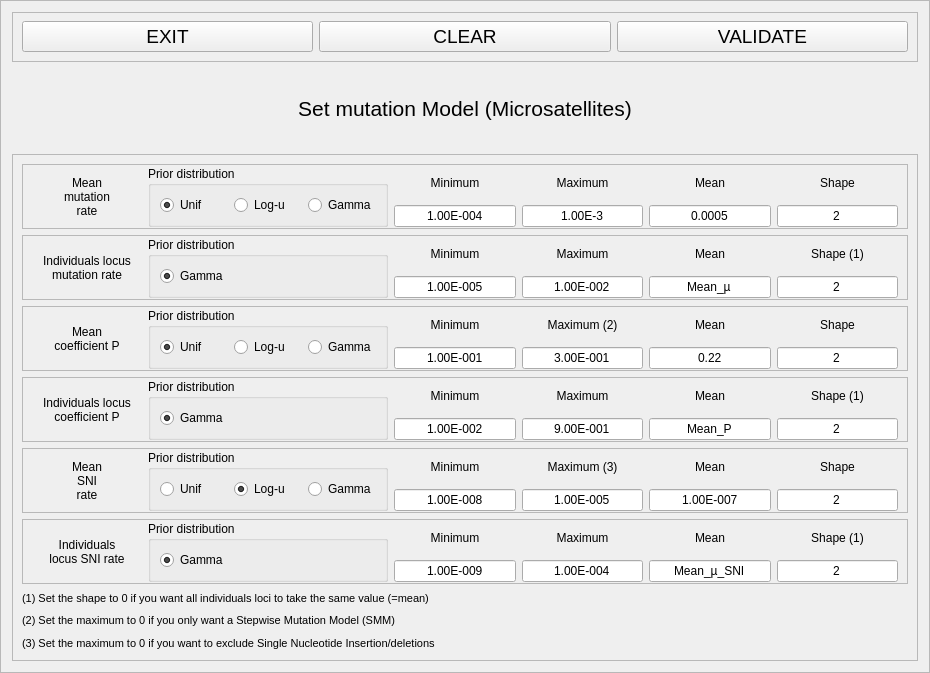
<?xml version="1.0" encoding="UTF-8"?>
<ui version="4.0">
 <class>Frame</class>
 <widget class="QFrame" name="Frame">
  <property name="geometry">
   <rect>
    <x>0</x>
    <y>0</y>
    <width>930</width>
    <height>673</height>
   </rect>
  </property>
  <property name="windowTitle">
   <string>Frame</string>
  </property>
  <property name="frameShape">
   <enum>QFrame::StyledPanel</enum>
  </property>
  <property name="frameShadow">
   <enum>QFrame::Raised</enum>
  </property>
  <layout class="QVBoxLayout" name="verticalLayout_6">
   <item>
    <widget class="QFrame" name="frame_6">
     <property name="minimumSize">
      <size>
       <width>0</width>
       <height>50</height>
      </size>
     </property>
     <property name="maximumSize">
      <size>
       <width>16777215</width>
       <height>50</height>
      </size>
     </property>
     <property name="frameShape">
      <enum>QFrame::StyledPanel</enum>
     </property>
     <property name="frameShadow">
      <enum>QFrame::Raised</enum>
     </property>
     <layout class="QHBoxLayout" name="horizontalLayout_9">
      <property name="topMargin">
       <number>1</number>
      </property>
      <property name="bottomMargin">
       <number>1</number>
      </property>
      <item>
       <widget class="QPushButton" name="exitButton">
        <property name="font">
         <font>
          <pointsize>14</pointsize>
         </font>
        </property>
        <property name="toolTip">
         <string>Leave this screen without loosing any change</string>
        </property>
        <property name="text">
         <string>EXIT</string>
        </property>
        <property name="shortcut">
         <string>Alt+E</string>
        </property>
       </widget>
      </item>
      <item>
       <widget class="QPushButton" name="clearButton">
        <property name="font">
         <font>
          <pointsize>14</pointsize>
         </font>
        </property>
        <property name="toolTip">
         <string>Clear all data related to this historical model</string>
        </property>
        <property name="text">
         <string>CLEAR</string>
        </property>
        <property name="shortcut">
         <string>Alt+C</string>
        </property>
       </widget>
      </item>
      <item>
       <widget class="QPushButton" name="okButton">
        <property name="font">
         <font>
          <pointsize>14</pointsize>
         </font>
        </property>
        <property name="toolTip">
         <string>Test and save data (Alt+o)</string>
        </property>
        <property name="text">
         <string>VALIDATE</string>
        </property>
        <property name="shortcut">
         <string>Alt+V</string>
        </property>
       </widget>
      </item>
     </layout>
    </widget>
   </item>
   <item>
    <widget class="QLabel" name="setMutMsLabel">
     <property name="maximumSize">
      <size>
       <width>16777215</width>
       <height>80</height>
      </size>
     </property>
     <property name="font">
      <font>
       <pointsize>16</pointsize>
      </font>
     </property>
     <property name="text">
      <string>Set mutation Model (Microsatellites)</string>
     </property>
     <property name="alignment">
      <set>Qt::AlignCenter</set>
     </property>
    </widget>
   </item>
   <item>
    <widget class="QFrame" name="frame">
     <property name="frameShape">
      <enum>QFrame::StyledPanel</enum>
     </property>
     <property name="frameShadow">
      <enum>QFrame::Raised</enum>
     </property>
     <layout class="QVBoxLayout" name="verticalLayout_26">
      <item>
       <widget class="QFrame" name="frame_5">
        <property name="maximumSize">
         <size>
          <width>16777215</width>
          <height>100</height>
         </size>
        </property>
        <property name="frameShape">
         <enum>QFrame::StyledPanel</enum>
        </property>
        <property name="frameShadow">
         <enum>QFrame::Raised</enum>
        </property>
        <layout class="QHBoxLayout" name="horizontalLayout_7">
         <property name="topMargin">
          <number>1</number>
         </property>
         <property name="bottomMargin">
          <number>1</number>
         </property>
         <item>
          <widget class="QLabel" name="label_18">
           <property name="minimumSize">
            <size>
             <width>110</width>
             <height>0</height>
            </size>
           </property>
           <property name="maximumSize">
            <size>
             <width>110</width>
             <height>16777215</height>
            </size>
           </property>
           <property name="text">
            <string>Mean
mutation
rate</string>
           </property>
           <property name="alignment">
            <set>Qt::AlignCenter</set>
           </property>
          </widget>
         </item>
         <item>
          <widget class="QGroupBox" name="groupBox_4">
           <property name="minimumSize">
            <size>
             <width>240</width>
             <height>0</height>
            </size>
           </property>
           <property name="maximumSize">
            <size>
             <width>240</width>
             <height>16777215</height>
            </size>
           </property>
           <property name="title">
            <string>Prior distribution</string>
           </property>
           <layout class="QHBoxLayout" name="horizontalLayout_8">
            <item>
             <widget class="QRadioButton" name="mmrUnifRadio">
              <property name="text">
               <string>Unif</string>
              </property>
              <property name="checked">
               <bool>true</bool>
              </property>
             </widget>
            </item>
            <item>
             <widget class="QRadioButton" name="mmrLogRadio">
              <property name="text">
               <string>Log-u</string>
              </property>
              <property name="checked">
               <bool>false</bool>
              </property>
             </widget>
            </item>
            <item>
             <widget class="QRadioButton" name="mmrGammaRadio">
              <property name="text">
               <string>Gamma</string>
              </property>
             </widget>
            </item>
           </layout>
          </widget>
         </item>
         <item>
          <layout class="QVBoxLayout" name="verticalLayout_14">
           <item>
            <widget class="QLabel" name="label_19">
             <property name="maximumSize">
              <size>
               <width>16777215</width>
               <height>16777215</height>
              </size>
             </property>
             <property name="text">
              <string>Minimum</string>
             </property>
             <property name="alignment">
              <set>Qt::AlignCenter</set>
             </property>
            </widget>
           </item>
           <item>
            <widget class="QLineEdit" name="mmrMinEdit">
             <property name="maximumSize">
              <size>
               <width>16777215</width>
               <height>16777215</height>
              </size>
             </property>
             <property name="text">
              <string>1.00E-004</string>
             </property>
             <property name="alignment">
              <set>Qt::AlignCenter</set>
             </property>
            </widget>
           </item>
          </layout>
         </item>
         <item>
          <layout class="QVBoxLayout" name="verticalLayout_15">
           <item>
            <widget class="QLabel" name="label_20">
             <property name="maximumSize">
              <size>
               <width>16777215</width>
               <height>16777215</height>
              </size>
             </property>
             <property name="text">
              <string>Maximum</string>
             </property>
             <property name="alignment">
              <set>Qt::AlignCenter</set>
             </property>
            </widget>
           </item>
           <item>
            <widget class="QLineEdit" name="mmrMaxEdit">
             <property name="maximumSize">
              <size>
               <width>16777215</width>
               <height>16777215</height>
              </size>
             </property>
             <property name="text">
              <string>1.00E-3</string>
             </property>
             <property name="alignment">
              <set>Qt::AlignCenter</set>
             </property>
            </widget>
           </item>
          </layout>
         </item>
         <item>
          <layout class="QVBoxLayout" name="verticalLayout_16">
           <item>
            <widget class="QLabel" name="label_21">
             <property name="maximumSize">
              <size>
               <width>16777215</width>
               <height>16777215</height>
              </size>
             </property>
             <property name="text">
              <string>Mean</string>
             </property>
             <property name="alignment">
              <set>Qt::AlignCenter</set>
             </property>
            </widget>
           </item>
           <item>
            <widget class="QLineEdit" name="mmrMeanEdit">
             <property name="maximumSize">
              <size>
               <width>16777215</width>
               <height>16777215</height>
              </size>
             </property>
             <property name="text">
              <string>0.0005</string>
             </property>
             <property name="alignment">
              <set>Qt::AlignCenter</set>
             </property>
            </widget>
           </item>
          </layout>
         </item>
         <item>
          <layout class="QVBoxLayout" name="verticalLayout_17">
           <item>
            <widget class="QLabel" name="label_22">
             <property name="maximumSize">
              <size>
               <width>16777215</width>
               <height>16777215</height>
              </size>
             </property>
             <property name="text">
              <string>Shape</string>
             </property>
             <property name="alignment">
              <set>Qt::AlignCenter</set>
             </property>
            </widget>
           </item>
           <item>
            <widget class="QLineEdit" name="mmrShapeEdit">
             <property name="maximumSize">
              <size>
               <width>16777215</width>
               <height>16777215</height>
              </size>
             </property>
             <property name="text">
              <string>2</string>
             </property>
             <property name="alignment">
              <set>Qt::AlignCenter</set>
             </property>
            </widget>
           </item>
          </layout>
         </item>
        </layout>
       </widget>
      </item>
      <item>
       <widget class="QFrame" name="frame_4">
        <property name="maximumSize">
         <size>
          <width>16777215</width>
          <height>100</height>
         </size>
        </property>
        <property name="frameShape">
         <enum>QFrame::StyledPanel</enum>
        </property>
        <property name="frameShadow">
         <enum>QFrame::Raised</enum>
        </property>
        <layout class="QHBoxLayout" name="horizontalLayout_5">
         <property name="topMargin">
          <number>1</number>
         </property>
         <property name="bottomMargin">
          <number>1</number>
         </property>
         <item>
          <widget class="QLabel" name="label_13">
           <property name="minimumSize">
            <size>
             <width>110</width>
             <height>0</height>
            </size>
           </property>
           <property name="maximumSize">
            <size>
             <width>110</width>
             <height>16777215</height>
            </size>
           </property>
           <property name="text">
            <string>Individuals locus
mutation rate</string>
           </property>
           <property name="alignment">
            <set>Qt::AlignCenter</set>
           </property>
          </widget>
         </item>
         <item>
          <widget class="QGroupBox" name="groupBox_3">
           <property name="minimumSize">
            <size>
             <width>240</width>
             <height>0</height>
            </size>
           </property>
           <property name="maximumSize">
            <size>
             <width>240</width>
             <height>16777215</height>
            </size>
           </property>
           <property name="title">
            <string>Prior distribution</string>
           </property>
           <layout class="QHBoxLayout" name="horizontalLayout_6">
            <item>
             <widget class="QRadioButton" name="radioButton_9">
              <property name="text">
               <string>Gamma</string>
              </property>
              <property name="checked">
               <bool>true</bool>
              </property>
             </widget>
            </item>
           </layout>
          </widget>
         </item>
         <item>
          <layout class="QVBoxLayout" name="verticalLayout_10">
           <item>
            <widget class="QLabel" name="label_14">
             <property name="maximumSize">
              <size>
               <width>16777215</width>
               <height>16777215</height>
              </size>
             </property>
             <property name="text">
              <string>Minimum</string>
             </property>
             <property name="alignment">
              <set>Qt::AlignCenter</set>
             </property>
            </widget>
           </item>
           <item>
            <widget class="QLineEdit" name="ilmrMinEdit">
             <property name="maximumSize">
              <size>
               <width>16777215</width>
               <height>16777215</height>
              </size>
             </property>
             <property name="text">
              <string>1.00E-005</string>
             </property>
             <property name="alignment">
              <set>Qt::AlignCenter</set>
             </property>
            </widget>
           </item>
          </layout>
         </item>
         <item>
          <layout class="QVBoxLayout" name="verticalLayout_11">
           <item>
            <widget class="QLabel" name="label_15">
             <property name="maximumSize">
              <size>
               <width>16777215</width>
               <height>16777215</height>
              </size>
             </property>
             <property name="text">
              <string>Maximum</string>
             </property>
             <property name="alignment">
              <set>Qt::AlignCenter</set>
             </property>
            </widget>
           </item>
           <item>
            <widget class="QLineEdit" name="ilmrMaxEdit">
             <property name="maximumSize">
              <size>
               <width>16777215</width>
               <height>16777215</height>
              </size>
             </property>
             <property name="text">
              <string>1.00E-002</string>
             </property>
             <property name="alignment">
              <set>Qt::AlignCenter</set>
             </property>
            </widget>
           </item>
          </layout>
         </item>
         <item>
          <layout class="QVBoxLayout" name="verticalLayout_12">
           <item>
            <widget class="QLabel" name="label_16">
             <property name="maximumSize">
              <size>
               <width>16777215</width>
               <height>16777215</height>
              </size>
             </property>
             <property name="text">
              <string>Mean</string>
             </property>
             <property name="alignment">
              <set>Qt::AlignCenter</set>
             </property>
            </widget>
           </item>
           <item>
            <widget class="QLineEdit" name="ilmrMeanEdit">
             <property name="maximumSize">
              <size>
               <width>16777215</width>
               <height>16777215</height>
              </size>
             </property>
             <property name="text">
              <string>Mean_µ</string>
             </property>
             <property name="alignment">
              <set>Qt::AlignCenter</set>
             </property>
             <property name="readOnly">
              <bool>true</bool>
             </property>
            </widget>
           </item>
          </layout>
         </item>
         <item>
          <layout class="QVBoxLayout" name="verticalLayout_13">
           <item>
            <widget class="QLabel" name="label_17">
             <property name="maximumSize">
              <size>
               <width>16777215</width>
               <height>16777215</height>
              </size>
             </property>
             <property name="text">
              <string>Shape (1)</string>
             </property>
             <property name="alignment">
              <set>Qt::AlignCenter</set>
             </property>
            </widget>
           </item>
           <item>
            <widget class="QLineEdit" name="ilmrShapeEdit">
             <property name="maximumSize">
              <size>
               <width>16777215</width>
               <height>16777215</height>
              </size>
             </property>
             <property name="text">
              <string>2</string>
             </property>
             <property name="alignment">
              <set>Qt::AlignCenter</set>
             </property>
            </widget>
           </item>
          </layout>
         </item>
        </layout>
       </widget>
      </item>
      <item>
       <widget class="QFrame" name="frame_2">
        <property name="maximumSize">
         <size>
          <width>16777215</width>
          <height>100</height>
         </size>
        </property>
        <property name="frameShape">
         <enum>QFrame::StyledPanel</enum>
        </property>
        <property name="frameShadow">
         <enum>QFrame::Raised</enum>
        </property>
        <layout class="QHBoxLayout" name="horizontalLayout_2">
         <property name="topMargin">
          <number>1</number>
         </property>
         <property name="bottomMargin">
          <number>1</number>
         </property>
         <item>
          <widget class="QLabel" name="label_3">
           <property name="minimumSize">
            <size>
             <width>110</width>
             <height>0</height>
            </size>
           </property>
           <property name="maximumSize">
            <size>
             <width>110</width>
             <height>16777215</height>
            </size>
           </property>
           <property name="text">
            <string>Mean
coefficient P</string>
           </property>
           <property name="alignment">
            <set>Qt::AlignCenter</set>
           </property>
          </widget>
         </item>
         <item>
          <widget class="QGroupBox" name="groupBox">
           <property name="minimumSize">
            <size>
             <width>240</width>
             <height>0</height>
            </size>
           </property>
           <property name="maximumSize">
            <size>
             <width>240</width>
             <height>16777215</height>
            </size>
           </property>
           <property name="title">
            <string>Prior distribution</string>
           </property>
           <layout class="QHBoxLayout" name="horizontalLayout">
            <item>
             <widget class="QRadioButton" name="mcpUnifRadio">
              <property name="text">
               <string>Unif</string>
              </property>
              <property name="checked">
               <bool>true</bool>
              </property>
             </widget>
            </item>
            <item>
             <widget class="QRadioButton" name="mcpLogRadio">
              <property name="text">
               <string>Log-u</string>
              </property>
             </widget>
            </item>
            <item>
             <widget class="QRadioButton" name="mcpGammaRadio">
              <property name="text">
               <string>Gamma</string>
              </property>
             </widget>
            </item>
           </layout>
          </widget>
         </item>
         <item>
          <layout class="QVBoxLayout" name="verticalLayout">
           <item>
            <widget class="QLabel" name="label_4">
             <property name="maximumSize">
              <size>
               <width>16777215</width>
               <height>16777215</height>
              </size>
             </property>
             <property name="text">
              <string>Minimum</string>
             </property>
             <property name="alignment">
              <set>Qt::AlignCenter</set>
             </property>
            </widget>
           </item>
           <item>
            <widget class="QLineEdit" name="mcpMinEdit">
             <property name="maximumSize">
              <size>
               <width>16777215</width>
               <height>16777215</height>
              </size>
             </property>
             <property name="text">
              <string>1.00E-001</string>
             </property>
             <property name="alignment">
              <set>Qt::AlignCenter</set>
             </property>
            </widget>
           </item>
          </layout>
         </item>
         <item>
          <layout class="QVBoxLayout" name="verticalLayout_2">
           <item>
            <widget class="QLabel" name="label_5">
             <property name="maximumSize">
              <size>
               <width>16777215</width>
               <height>16777215</height>
              </size>
             </property>
             <property name="text">
              <string>Maximum (2)</string>
             </property>
             <property name="alignment">
              <set>Qt::AlignCenter</set>
             </property>
            </widget>
           </item>
           <item>
            <widget class="QLineEdit" name="mcpMaxEdit">
             <property name="maximumSize">
              <size>
               <width>16777215</width>
               <height>16777215</height>
              </size>
             </property>
             <property name="text">
              <string>3.00E-001</string>
             </property>
             <property name="alignment">
              <set>Qt::AlignCenter</set>
             </property>
            </widget>
           </item>
          </layout>
         </item>
         <item>
          <layout class="QVBoxLayout" name="verticalLayout_3">
           <item>
            <widget class="QLabel" name="label_7">
             <property name="maximumSize">
              <size>
               <width>16777215</width>
               <height>16777215</height>
              </size>
             </property>
             <property name="text">
              <string>Mean</string>
             </property>
             <property name="alignment">
              <set>Qt::AlignCenter</set>
             </property>
            </widget>
           </item>
           <item>
            <widget class="QLineEdit" name="mcpMeanEdit">
             <property name="maximumSize">
              <size>
               <width>16777215</width>
               <height>16777215</height>
              </size>
             </property>
             <property name="text">
              <string>0.22</string>
             </property>
             <property name="alignment">
              <set>Qt::AlignCenter</set>
             </property>
            </widget>
           </item>
          </layout>
         </item>
         <item>
          <layout class="QVBoxLayout" name="verticalLayout_4">
           <item>
            <widget class="QLabel" name="label_6">
             <property name="maximumSize">
              <size>
               <width>16777215</width>
               <height>16777215</height>
              </size>
             </property>
             <property name="text">
              <string>Shape</string>
             </property>
             <property name="alignment">
              <set>Qt::AlignCenter</set>
             </property>
            </widget>
           </item>
           <item>
            <widget class="QLineEdit" name="mcpShapeEdit">
             <property name="maximumSize">
              <size>
               <width>16777215</width>
               <height>16777215</height>
              </size>
             </property>
             <property name="text">
              <string>2</string>
             </property>
             <property name="alignment">
              <set>Qt::AlignCenter</set>
             </property>
            </widget>
           </item>
          </layout>
         </item>
        </layout>
       </widget>
      </item>
      <item>
       <widget class="QFrame" name="frame_3">
        <property name="maximumSize">
         <size>
          <width>16777215</width>
          <height>100</height>
         </size>
        </property>
        <property name="frameShape">
         <enum>QFrame::StyledPanel</enum>
        </property>
        <property name="frameShadow">
         <enum>QFrame::Raised</enum>
        </property>
        <layout class="QHBoxLayout" name="horizontalLayout_3">
         <property name="topMargin">
          <number>1</number>
         </property>
         <property name="bottomMargin">
          <number>1</number>
         </property>
         <item>
          <widget class="QLabel" name="label_8">
           <property name="minimumSize">
            <size>
             <width>110</width>
             <height>0</height>
            </size>
           </property>
           <property name="maximumSize">
            <size>
             <width>110</width>
             <height>16777215</height>
            </size>
           </property>
           <property name="text">
            <string>Individuals locus
coefficient P</string>
           </property>
           <property name="alignment">
            <set>Qt::AlignCenter</set>
           </property>
          </widget>
         </item>
         <item>
          <widget class="QGroupBox" name="groupBox_2">
           <property name="minimumSize">
            <size>
             <width>240</width>
             <height>0</height>
            </size>
           </property>
           <property name="maximumSize">
            <size>
             <width>240</width>
             <height>16777215</height>
            </size>
           </property>
           <property name="title">
            <string>Prior distribution</string>
           </property>
           <layout class="QHBoxLayout" name="horizontalLayout_4">
            <item>
             <widget class="QRadioButton" name="radioButton_6">
              <property name="text">
               <string>Gamma</string>
              </property>
              <property name="checked">
               <bool>true</bool>
              </property>
             </widget>
            </item>
           </layout>
          </widget>
         </item>
         <item>
          <layout class="QVBoxLayout" name="verticalLayout_5">
           <item>
            <widget class="QLabel" name="label_9">
             <property name="maximumSize">
              <size>
               <width>16777215</width>
               <height>16777215</height>
              </size>
             </property>
             <property name="text">
              <string>Minimum</string>
             </property>
             <property name="alignment">
              <set>Qt::AlignCenter</set>
             </property>
            </widget>
           </item>
           <item>
            <widget class="QLineEdit" name="ilcpMinEdit">
             <property name="maximumSize">
              <size>
               <width>16777215</width>
               <height>16777215</height>
              </size>
             </property>
             <property name="text">
              <string>1.00E-002</string>
             </property>
             <property name="alignment">
              <set>Qt::AlignCenter</set>
             </property>
            </widget>
           </item>
          </layout>
         </item>
         <item>
          <layout class="QVBoxLayout" name="verticalLayout_7">
           <item>
            <widget class="QLabel" name="label_10">
             <property name="maximumSize">
              <size>
               <width>16777215</width>
               <height>16777215</height>
              </size>
             </property>
             <property name="text">
              <string>Maximum</string>
             </property>
             <property name="alignment">
              <set>Qt::AlignCenter</set>
             </property>
            </widget>
           </item>
           <item>
            <widget class="QLineEdit" name="ilcpMaxEdit">
             <property name="maximumSize">
              <size>
               <width>16777215</width>
               <height>16777215</height>
              </size>
             </property>
             <property name="text">
              <string>9.00E-001</string>
             </property>
             <property name="alignment">
              <set>Qt::AlignCenter</set>
             </property>
            </widget>
           </item>
          </layout>
         </item>
         <item>
          <layout class="QVBoxLayout" name="verticalLayout_8">
           <item>
            <widget class="QLabel" name="label_11">
             <property name="maximumSize">
              <size>
               <width>16777215</width>
               <height>16777215</height>
              </size>
             </property>
             <property name="text">
              <string>Mean</string>
             </property>
             <property name="alignment">
              <set>Qt::AlignCenter</set>
             </property>
            </widget>
           </item>
           <item>
            <widget class="QLineEdit" name="ilcpMeanEdit">
             <property name="maximumSize">
              <size>
               <width>16777215</width>
               <height>16777215</height>
              </size>
             </property>
             <property name="text">
              <string>Mean_P</string>
             </property>
             <property name="alignment">
              <set>Qt::AlignCenter</set>
             </property>
            </widget>
           </item>
          </layout>
         </item>
         <item>
          <layout class="QVBoxLayout" name="verticalLayout_9">
           <item>
            <widget class="QLabel" name="label_12">
             <property name="maximumSize">
              <size>
               <width>16777215</width>
               <height>16777215</height>
              </size>
             </property>
             <property name="text">
              <string>Shape (1)</string>
             </property>
             <property name="alignment">
              <set>Qt::AlignCenter</set>
             </property>
            </widget>
           </item>
           <item>
            <widget class="QLineEdit" name="ilcpShapeEdit">
             <property name="maximumSize">
              <size>
               <width>16777215</width>
               <height>16777215</height>
              </size>
             </property>
             <property name="text">
              <string>2</string>
             </property>
             <property name="alignment">
              <set>Qt::AlignCenter</set>
             </property>
            </widget>
           </item>
          </layout>
         </item>
        </layout>
       </widget>
      </item>
      <item>
       <widget class="QFrame" name="frame_7">
        <property name="maximumSize">
         <size>
          <width>16777215</width>
          <height>100</height>
         </size>
        </property>
        <property name="frameShape">
         <enum>QFrame::StyledPanel</enum>
        </property>
        <property name="frameShadow">
         <enum>QFrame::Raised</enum>
        </property>
        <layout class="QHBoxLayout" name="horizontalLayout_10">
         <property name="topMargin">
          <number>1</number>
         </property>
         <property name="bottomMargin">
          <number>1</number>
         </property>
         <item>
          <widget class="QLabel" name="label_23">
           <property name="minimumSize">
            <size>
             <width>110</width>
             <height>0</height>
            </size>
           </property>
           <property name="maximumSize">
            <size>
             <width>110</width>
             <height>16777215</height>
            </size>
           </property>
           <property name="text">
            <string>Mean
SNI
rate</string>
           </property>
           <property name="alignment">
            <set>Qt::AlignCenter</set>
           </property>
          </widget>
         </item>
         <item>
          <widget class="QGroupBox" name="groupBox_5">
           <property name="minimumSize">
            <size>
             <width>240</width>
             <height>0</height>
            </size>
           </property>
           <property name="maximumSize">
            <size>
             <width>240</width>
             <height>16777215</height>
            </size>
           </property>
           <property name="title">
            <string>Prior distribution</string>
           </property>
           <layout class="QHBoxLayout" name="horizontalLayout_11">
            <item>
             <widget class="QRadioButton" name="msrUnifRadio">
              <property name="text">
               <string>Unif</string>
              </property>
             </widget>
            </item>
            <item>
             <widget class="QRadioButton" name="msrLogRadio">
              <property name="text">
               <string>Log-u</string>
              </property>
              <property name="checked">
               <bool>true</bool>
              </property>
             </widget>
            </item>
            <item>
             <widget class="QRadioButton" name="msrGammaRadio">
              <property name="text">
               <string>Gamma</string>
              </property>
             </widget>
            </item>
           </layout>
          </widget>
         </item>
         <item>
          <layout class="QVBoxLayout" name="verticalLayout_18">
           <item>
            <widget class="QLabel" name="label_24">
             <property name="maximumSize">
              <size>
               <width>16777215</width>
               <height>16777215</height>
              </size>
             </property>
             <property name="text">
              <string>Minimum</string>
             </property>
             <property name="alignment">
              <set>Qt::AlignCenter</set>
             </property>
            </widget>
           </item>
           <item>
            <widget class="QLineEdit" name="msrMinEdit">
             <property name="maximumSize">
              <size>
               <width>16777215</width>
               <height>16777215</height>
              </size>
             </property>
             <property name="text">
              <string>1.00E-008</string>
             </property>
             <property name="alignment">
              <set>Qt::AlignCenter</set>
             </property>
            </widget>
           </item>
          </layout>
         </item>
         <item>
          <layout class="QVBoxLayout" name="verticalLayout_19">
           <item>
            <widget class="QLabel" name="label_25">
             <property name="maximumSize">
              <size>
               <width>16777215</width>
               <height>16777215</height>
              </size>
             </property>
             <property name="text">
              <string>Maximum (3)</string>
             </property>
             <property name="alignment">
              <set>Qt::AlignCenter</set>
             </property>
            </widget>
           </item>
           <item>
            <widget class="QLineEdit" name="msrMaxEdit">
             <property name="maximumSize">
              <size>
               <width>16777215</width>
               <height>16777215</height>
              </size>
             </property>
             <property name="text">
              <string>1.00E-005</string>
             </property>
             <property name="alignment">
              <set>Qt::AlignCenter</set>
             </property>
            </widget>
           </item>
          </layout>
         </item>
         <item>
          <layout class="QVBoxLayout" name="verticalLayout_20">
           <item>
            <widget class="QLabel" name="label_26">
             <property name="maximumSize">
              <size>
               <width>16777215</width>
               <height>16777215</height>
              </size>
             </property>
             <property name="text">
              <string>Mean</string>
             </property>
             <property name="alignment">
              <set>Qt::AlignCenter</set>
             </property>
            </widget>
           </item>
           <item>
            <widget class="QLineEdit" name="msrMeanEdit">
             <property name="maximumSize">
              <size>
               <width>16777215</width>
               <height>16777215</height>
              </size>
             </property>
             <property name="text">
              <string>1.00E-007</string>
             </property>
             <property name="alignment">
              <set>Qt::AlignCenter</set>
             </property>
            </widget>
           </item>
          </layout>
         </item>
         <item>
          <layout class="QVBoxLayout" name="verticalLayout_21">
           <item>
            <widget class="QLabel" name="label_27">
             <property name="maximumSize">
              <size>
               <width>16777215</width>
               <height>16777215</height>
              </size>
             </property>
             <property name="text">
              <string>Shape</string>
             </property>
             <property name="alignment">
              <set>Qt::AlignCenter</set>
             </property>
            </widget>
           </item>
           <item>
            <widget class="QLineEdit" name="msrShapeEdit">
             <property name="maximumSize">
              <size>
               <width>16777215</width>
               <height>16777215</height>
              </size>
             </property>
             <property name="text">
              <string>2</string>
             </property>
             <property name="alignment">
              <set>Qt::AlignCenter</set>
             </property>
            </widget>
           </item>
          </layout>
         </item>
        </layout>
       </widget>
      </item>
      <item>
       <widget class="QFrame" name="frame_8">
        <property name="maximumSize">
         <size>
          <width>16777215</width>
          <height>100</height>
         </size>
        </property>
        <property name="frameShape">
         <enum>QFrame::StyledPanel</enum>
        </property>
        <property name="frameShadow">
         <enum>QFrame::Raised</enum>
        </property>
        <layout class="QHBoxLayout" name="horizontalLayout_12">
         <property name="topMargin">
          <number>1</number>
         </property>
         <property name="bottomMargin">
          <number>1</number>
         </property>
         <item>
          <widget class="QLabel" name="label_28">
           <property name="minimumSize">
            <size>
             <width>110</width>
             <height>0</height>
            </size>
           </property>
           <property name="maximumSize">
            <size>
             <width>110</width>
             <height>16777215</height>
            </size>
           </property>
           <property name="text">
            <string>Individuals
locus SNI rate</string>
           </property>
           <property name="alignment">
            <set>Qt::AlignCenter</set>
           </property>
          </widget>
         </item>
         <item>
          <widget class="QGroupBox" name="groupBox_6">
           <property name="minimumSize">
            <size>
             <width>240</width>
             <height>0</height>
            </size>
           </property>
           <property name="maximumSize">
            <size>
             <width>240</width>
             <height>16777215</height>
            </size>
           </property>
           <property name="title">
            <string>Prior distribution</string>
           </property>
           <layout class="QHBoxLayout" name="horizontalLayout_13">
            <item>
             <widget class="QRadioButton" name="radioButton_18">
              <property name="text">
               <string>Gamma</string>
              </property>
              <property name="checked">
               <bool>true</bool>
              </property>
             </widget>
            </item>
           </layout>
          </widget>
         </item>
         <item>
          <layout class="QVBoxLayout" name="verticalLayout_22">
           <item>
            <widget class="QLabel" name="label_29">
             <property name="maximumSize">
              <size>
               <width>16777215</width>
               <height>16777215</height>
              </size>
             </property>
             <property name="text">
              <string>Minimum</string>
             </property>
             <property name="alignment">
              <set>Qt::AlignCenter</set>
             </property>
            </widget>
           </item>
           <item>
            <widget class="QLineEdit" name="ilsrMinEdit">
             <property name="maximumSize">
              <size>
               <width>16777215</width>
               <height>16777215</height>
              </size>
             </property>
             <property name="text">
              <string>1.00E-009</string>
             </property>
             <property name="alignment">
              <set>Qt::AlignCenter</set>
             </property>
            </widget>
           </item>
          </layout>
         </item>
         <item>
          <layout class="QVBoxLayout" name="verticalLayout_23">
           <item>
            <widget class="QLabel" name="label_30">
             <property name="maximumSize">
              <size>
               <width>16777215</width>
               <height>16777215</height>
              </size>
             </property>
             <property name="text">
              <string>Maximum</string>
             </property>
             <property name="alignment">
              <set>Qt::AlignCenter</set>
             </property>
            </widget>
           </item>
           <item>
            <widget class="QLineEdit" name="ilsrMaxEdit">
             <property name="maximumSize">
              <size>
               <width>16777215</width>
               <height>16777215</height>
              </size>
             </property>
             <property name="text">
              <string>1.00E-004</string>
             </property>
             <property name="alignment">
              <set>Qt::AlignCenter</set>
             </property>
            </widget>
           </item>
          </layout>
         </item>
         <item>
          <layout class="QVBoxLayout" name="verticalLayout_24">
           <item>
            <widget class="QLabel" name="label_31">
             <property name="maximumSize">
              <size>
               <width>16777215</width>
               <height>16777215</height>
              </size>
             </property>
             <property name="text">
              <string>Mean</string>
             </property>
             <property name="alignment">
              <set>Qt::AlignCenter</set>
             </property>
            </widget>
           </item>
           <item>
            <widget class="QLineEdit" name="ilsrMeanEdit">
             <property name="maximumSize">
              <size>
               <width>16777215</width>
               <height>16777215</height>
              </size>
             </property>
             <property name="text">
              <string>Mean_µ_SNI</string>
             </property>
             <property name="alignment">
              <set>Qt::AlignCenter</set>
             </property>
            </widget>
           </item>
          </layout>
         </item>
         <item>
          <layout class="QVBoxLayout" name="verticalLayout_25">
           <item>
            <widget class="QLabel" name="label_32">
             <property name="maximumSize">
              <size>
               <width>16777215</width>
               <height>16777215</height>
              </size>
             </property>
             <property name="text">
              <string>Shape (1)</string>
             </property>
             <property name="alignment">
              <set>Qt::AlignCenter</set>
             </property>
            </widget>
           </item>
           <item>
            <widget class="QLineEdit" name="ilsrShapeEdit">
             <property name="maximumSize">
              <size>
               <width>16777215</width>
               <height>16777215</height>
              </size>
             </property>
             <property name="text">
              <string>2</string>
             </property>
             <property name="alignment">
              <set>Qt::AlignCenter</set>
             </property>
            </widget>
           </item>
          </layout>
         </item>
        </layout>
       </widget>
      </item>
      <item>
       <widget class="QLabel" name="label_35">
        <property name="font">
         <font>
          <pointsize>8</pointsize>
         </font>
        </property>
        <property name="text">
         <string>(1) Set the shape to 0 if you want all individuals loci to take the same value (=mean)</string>
        </property>
       </widget>
      </item>
      <item>
       <widget class="QLabel" name="label_34">
        <property name="font">
         <font>
          <pointsize>8</pointsize>
         </font>
        </property>
        <property name="text">
         <string>(2) Set the maximum to 0 if you only want a Stepwise Mutation Model (SMM)</string>
        </property>
       </widget>
      </item>
      <item>
       <widget class="QLabel" name="label_33">
        <property name="font">
         <font>
          <pointsize>8</pointsize>
         </font>
        </property>
        <property name="text">
         <string>(3) Set the maximum to 0 if you want to exclude Single Nucleotide Insertion/deletions</string>
        </property>
       </widget>
      </item>
     </layout>
    </widget>
   </item>
  </layout>
 </widget>
 <resources/>
 <connections/>
</ui>
